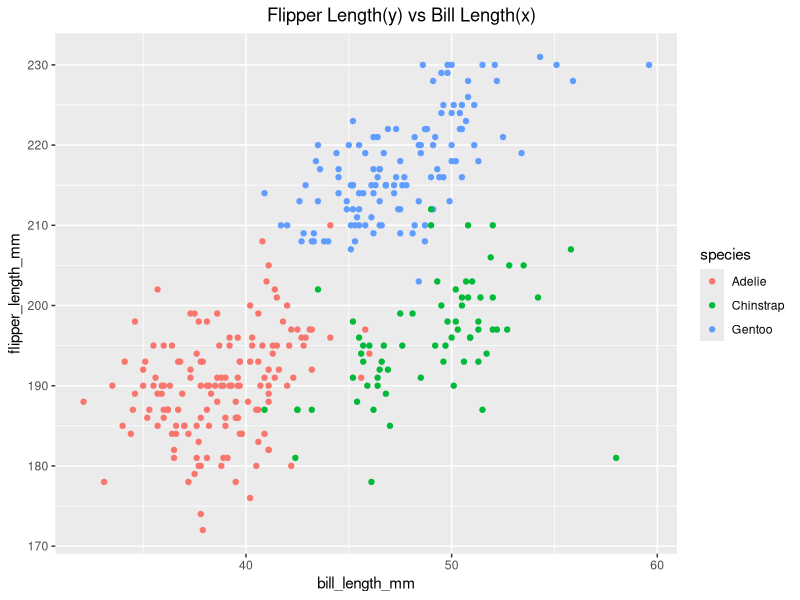
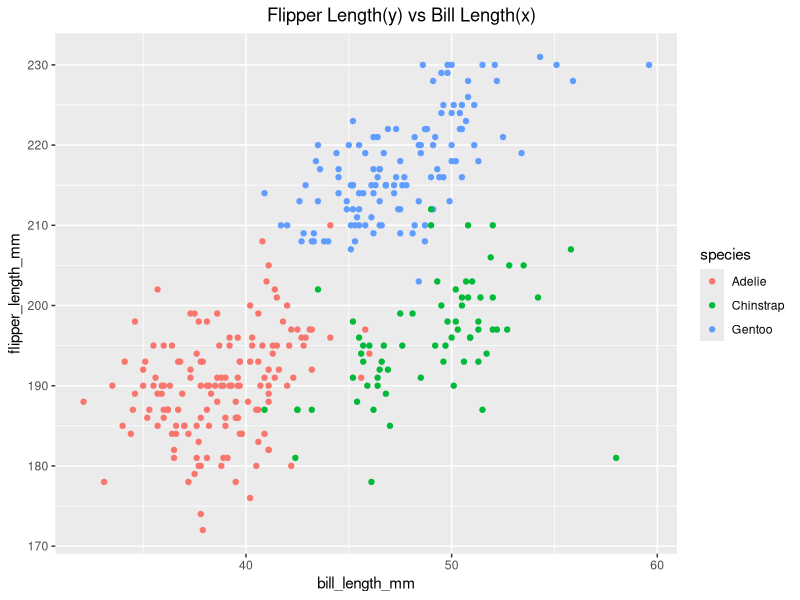

R code for these plots, in order:
## ---- chunk 1
library(tidyverse)
## ---- chunk 2
set.seed(1234)

hm1_df = tibble(
  vec_numeric = rnorm(10),
  vec_logical = c(vec_numeric > 0),
  vec_char = c("a", "b", "c", "d", "e", "f", "g","h", "i", "j"),
  vec_factor = factor(c("level 1", "level 2", "level 3", "level 1", "level 2", "level 3","level 1", "level 2", "level 3", "level 1"))
)
hm1_df
## ---- chunk 3
 mean(pull(hm1_df, vec_numeric))
 mean(pull(hm1_df, vec_logical))
 mean(pull(hm1_df, vec_char))
 mean(pull(hm1_df, vec_factor))
## ---- chunk 4
 x = as.numeric(pull(hm1_df, vec_logical))
 y = as.numeric(pull(hm1_df, vec_char))
 z = as.numeric(pull(hm1_df, vec_factor))
## ---- chunk 5
 mean(pull(hm1_df, vec_numeric))
 mean(x)
 mean(y)
 mean(z)
## ---- chunk 6
data("penguins", package = "palmerpenguins")
## ---- chunk 7
library(ggplot2)
set.seed(1234)
ggplot(penguins, aes(x = bill_length_mm, y = flipper_length_mm, color = species)) + geom_point() + ggtitle("Flipper Length(y) vs Bill Length(x)") + theme(plot.title = element_text(hjust = 0.6))
ggsave("scatterplot_Problem2.pdf")
